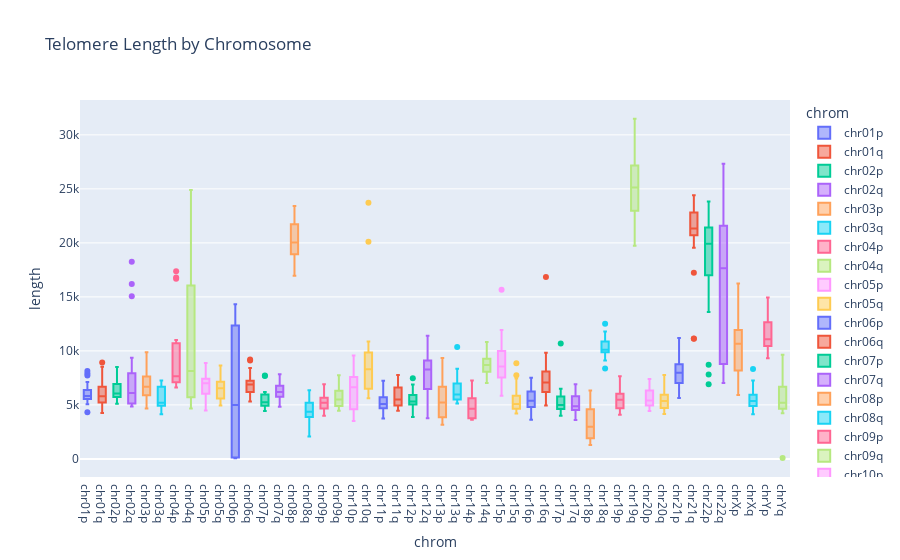

Write notebook code for a chart like this one.
### Code cell
fig = px.box(masterdf.sort_values('chrom'), x='chrom', y='length',color ='chrom', title = 'Telomere Length by Chromosome')
fig.show()

### Figure 1 — Plotly figure (JSON) as saved in the notebook; plotly's stock layout.template omitted (floating-point values rounded to 4 significant figures)
{"data": [{"alignmentgroup": "True", "hovertemplate": "chrom=%{x}<br>length=%{y}<extra></extra>", "legendgroup": "chr01p", "marker": {"color": "#636efa"}, "name": "chr01p", "notched": false, "offsetgroup": "chr01p", "orientation": "v", "showlegend": true, "type": "box", "x": ["chr01p", "chr01p", "chr01p", "chr01p", "chr01p", "chr01p", "chr01p", "chr01p", "chr01p", "chr01p", "chr01p", "chr01p", "chr01p", "chr01p", "chr01p", "chr01p", "chr01p", "chr01p", "chr01p", "chr01p"], "x0": " ", "xaxis": "x", "y": [7723, 5189, 5718, 6102.0, 5816.0, 5818, 5855, 5556, 6426, 7898.0, 4310.0, 5154, 6049, 5646, 5064, 5553, 8140.0, 5819, 7125, 6333], "y0": " ", "yaxis": "y"}, {"alignmentgroup": "True", "hovertemplate": "chrom=%{x}<br>length=%{y}<extra></extra>", "legendgroup": "chr01q", "marker": {"color": "#EF553B"}, "name": "chr01q", "notched": false, "offsetgroup": "chr01q", "orientation": "v", "showlegend": true, "type": "box", "x": ["chr01q", "chr01q", "chr01q", "chr01q", "chr01q", "chr01q", "chr01q", "chr01q", "chr01q", "chr01q", "chr01q", "chr01q", "chr01q", "chr01q", "chr01q", "chr01q", "chr01q", "chr01q", "chr01q", "chr01q"], "x0": " ", "xaxis": "x", "y": [4261, 5865, 5780.0, 5262, 8536.0, 8914.0, 6649, 4759, 5204, 5612, 5755, 7996, 5835, 4240, 7932, 5907, 6400, 6721, 5652, 4709], "y0": " ", "yaxis": "y"}, {"alignmentgroup": "True", "hovertemplate": "chrom=%{x}<br>length=%{y}<extra></extra>", "legendgroup": "chr02p", "marker": {"color": "#00cc96"}, "name": "chr02p", "notched": false, "offsetgroup": "chr02p", "orientation": "v", "showlegend": true, "type": "box", "x": ["chr02p", "chr02p", "chr02p", "chr02p", "chr02p", "chr02p", "chr02p", "chr02p", "chr02p", "chr02p", "chr02p", "chr02p", "chr02p", "chr02p", "chr02p", "chr02p", "chr02p", "chr02p", "chr02p", "chr02p"], "x0": " ", "xaxis": "x", "y": [6326, 7547, 6133, 6199, 6100.0, 5521, 6287, 5110, 5784.0, 6004.0, 5962.0, 5699, 8352, 5842, 5974, 5698, 8507, 7646.0, 5411, 7858.0], "y0": " ", "yaxis": "y"}, {"alignmentgroup": "True", "hovertemplate": "chrom=%{x}<br>length=%{y}<extra></extra>", "legendgroup": "chr02q", "marker": {"color": "#ab63fa"}, "name": "chr02q", "notched": false, "offsetgroup": "chr02q", "orientation": "v", "showlegend": true, "type": "box", "x": ["chr02q", "chr02q", "chr02q", "chr02q", "chr02q", "chr02q", "chr02q", "chr02q", "chr02q", "chr02q", "chr02q", "chr02q", "chr02q", "chr02q", "chr02q", "chr02q", "chr02q", "chr02q", "chr02q", "chr02q"], "x0": " ", "xaxis": "x", "y": [4964, 5063, 5054, 6766, 5747, 6864, 6469, 5192.0, 5460, 5342, 7665, 18246, 16198, 6810.0, 8218, 15050.0, 9374, 4851, 5292, 4924.0], "y0": " ", "yaxis": "y"}, {"alignmentgroup": "True", "hovertemplate": "chrom=%{x}<br>length=%{y}<extra></extra>", "legendgroup": "chr03p", "marker": {"color": "#FFA15A"}, "name": "chr03p", "notched": false, "offsetgroup": "chr03p", "orientation": "v", "showlegend": true, "type": "box", "x": ["chr03p", "chr03p", "chr03p", "chr03p", "chr03p", "chr03p", "chr03p", "chr03p", "chr03p", "chr03p", "chr03p", "chr03p", "chr03p", "chr03p", "chr03p", "chr03p", "chr03p", "chr03p", "chr03p", "chr03p"], "x0": " ", "xaxis": "x", "y": [6902.0, 5211, 7273, 6391, 7010.0, 6188.0, 7082.0, 6070, 8657, 8694.0, 5386.0, 5968, 7974.0, 9864, 5837, 9040, 7026.0, 6464.0, 4678, 4842], "y0": " ", "yaxis": "y"}, {"alignmentgroup": "True", "hovertemplate": "chrom=%{x}<br>length=%{y}<extra></extra>", "legendgroup": "chr03q", "marker": {"color": "#19d3f3"}, "name": "chr03q", "notched": false, "offsetgroup": "chr03q", "orientation": "v", "showlegend": true, "type": "box", "x": ["chr03q", "chr03q", "chr03q", "chr03q", "chr03q", "chr03q", "chr03q", "chr03q", "chr03q", "chr03q", "chr03q", "chr03q", "chr03q", "chr03q", "chr03q", "chr03q", "chr03q", "chr03q", "chr03q", "chr03q"], "x0": " ", "xaxis": "x", "y": [5232.0, 6642.0, 4818, 4979, 5426, 5159, 4961, 4132, 4914, 6888.0, 6884, 4584, 4909, 5307, 6857, 5281, 6738, 4869, 7264, 5027], "y0": " ", "yaxis": "y"}, {"alignmentgroup": "True", "hovertemplate": "chrom=%{x}<br>length=%{y}<extra></extra>", "legendgroup": "chr04p", "marker": {"color": "#FF6692"}, "name": "chr04p", "notched": false, "offsetgroup": "chr04p", "orientation": "v", "showlegend": true, "type": "box", "x": ["chr04p", "chr04p", "chr04p", "chr04p", "chr04p", "chr04p", "chr04p", "chr04p", "chr04p", "chr04p", "chr04p", "chr04p", "chr04p", "chr04p", "chr04p", "chr04p", "chr04p", "chr04p", "chr04p", "chr04p"], "x0": " ", "xaxis": "x", "y": [17370.0, 7698.0, 8734, 10629, 7086, 6645, 16792, 7111, 10514, 6609, 16680.0, 8877, 6837, 7522, 11020, 6676.0, 7621, 10767, 7312, 7463], "y0": " ", "yaxis": "y"}, {"alignmentgroup": "True", "hovertemplate": "chrom=%{x}<br>length=%{y}<extra></extra>", "legendgroup": "chr04q", "marker": {"color": "#B6E880"}, "name": "chr04q", "notched": false, "offsetgroup": "chr04q", "orientation": "v", "showlegend": true, "type": "box", "x": ["chr04q", "chr04q", "chr04q", "chr04q", "chr04q", "chr04q", "chr04q", "chr04q", "chr04q", "chr04q", "chr04q", "chr04q", "chr04q", "chr04q", "chr04q", "chr04q", "chr04q", "chr04q", "chr04q", "chr04q"], "x0": " ", "xaxis": "x", "y": [10091, 6947, 5656, 6964, 16552, 24890.0, 19605, 15570.0, 5343, 14680.0, 4676.0, 8264, 5206, 5330, 23650.0, 10259, 6198.0, 17149, 7990, 5750.0], "y0": " ", "yaxis": "y"}, {"alignmentgroup": "True", "hovertemplate": "chrom=%{x}<br>length=%{y}<extra></extra>", "legendgroup": "chr05p", "marker": {"color": "#FF97FF"}, "name": "chr05p", "notched": false, "offsetgroup": "chr05p", "orientation": "v", "showlegend": true, "type": "box", "x": ["chr05p", "chr05p", "chr05p", "chr05p", "chr05p", "chr05p", "chr05p", "chr05p", "chr05p", "chr05p", "chr05p", "chr05p", "chr05p", "chr05p", "chr05p", "chr05p", "chr05p", "chr05p", "chr05p", "chr05p"], "x0": " ", "xaxis": "x", "y": [4740.0, 7136.0, 5710, 6277, 7197, 7810, 6075, 4474, 8122, 7181, 5985, 6658.0, 7649, 7980, 6870, 7185, 8883, 6107, 5936.0, 7166], "y0": " ", "yaxis": "y"}, {"alignmentgroup": "True", "hovertemplate": "chrom=%{x}<br>length=%{y}<extra></extra>", "legendgroup": "chr05q", "marker": {"color": "#FECB52"}, "name": "chr05q", "notched": false, "offsetgroup": "chr05q", "orientation": "v", "showlegend": true, "type": "box", "x": ["chr05q", "chr05q", "chr05q", "chr05q", "chr05q", "chr05q", "chr05q", "chr05q", "chr05q", "chr05q", "chr05q", "chr05q", "chr05q", "chr05q", "chr05q", "chr05q", "chr05q", "chr05q", "chr05q", "chr05q"], "x0": " ", "xaxis": "x", "y": [5482, 5676, 6173, 7368, 8284, 7930, 6990, 5526.0, 4947, 7150.0, 5948, 7119, 5259, 8655, 6552, 6611, 6227, 5477, 6525, 7080], "y0": " ", "yaxis": "y"}, {"alignmentgroup": "True", "hovertemplate": "chrom=%{x}<br>length=%{y}<extra></extra>", "legendgroup": "chr06p", "marker": {"color": "#636efa"}, "name": "chr06p", "notched": false, "offsetgroup": "chr06p", "orientation": "v", "showlegend": true, "type": "box", "x": ["chr06p", "chr06p", "chr06p", "chr06p", "chr06p", "chr06p", "chr06p"], "x0": " ", "xaxis": "x", "y": [119, 13583, 120, 14321, 70, 8651, 4982.0], "y0": " ", "yaxis": "y"}, {"alignmentgroup": "True", "hovertemplate": "chrom=%{x}<br>length=%{y}<extra></extra>", "legendgroup": "chr06q", "marker": {"color": "#EF553B"}, "name": "chr06q", "notched": false, "offsetgroup": "chr06q", "orientation": "v", "showlegend": true, "type": "box", "x": ["chr06q", "chr06q", "chr06q", "chr06q", "chr06q", "chr06q", "chr06q", "chr06q", "chr06q", "chr06q", "chr06q", "chr06q", "chr06q", "chr06q", "chr06q", "chr06q", "chr06q", "chr06q", "chr06q", "chr06q"], "x0": " ", "xaxis": "x", "y": [6549, 5304.0, 6782.0, 6245, 6602, 7183, 7288.0, 7471, 9115, 7000, 5932, 8421, 5776.0, 6992, 9202.0, 6976, 6134.0, 5701, 7086, 6282], "y0": " ", "yaxis": "y"}, {"alignmentgroup": "True", "hovertemplate": "chrom=%{x}<br>length=%{y}<extra></extra>", "legendgroup": "chr07p", "marker": {"color": "#00cc96"}, "name": "chr07p", "notched": false, "offsetgroup": "chr07p", "orientation": "v", "showlegend": true, "type": "box", "x": ["chr07p", "chr07p", "chr07p", "chr07p", "chr07p", "chr07p", "chr07p", "chr07p", "chr07p", "chr07p", "chr07p", "chr07p", "chr07p", "chr07p", "chr07p", "chr07p", "chr07p", "chr07p", "chr07p", "chr07p"], "x0": " ", "xaxis": "x", "y": [5723, 6024, 4866, 5018, 4443, 5296, 6016, 5856, 5198, 5079, 4942, 4919, 5053, 7687, 5918, 7711, 6201, 5702, 4719, 4507], "y0": " ", "yaxis": "y"}, {"alignmentgroup": "True", "hovertemplate": "chrom=%{x}<br>length=%{y}<extra></extra>", "legendgroup": "chr07q", "marker": {"color": "#ab63fa"}, "name": "chr07q", "notched": false, "offsetgroup": "chr07q", "orientation": "v", "showlegend": true, "type": "box", "x": ["chr07q", "chr07q", "chr07q", "chr07q", "chr07q", "chr07q", "chr07q", "chr07q", "chr07q", "chr07q", "chr07q", "chr07q", "chr07q", "chr07q", "chr07q", "chr07q", "chr07q", "chr07q", "chr07q", "chr07q"], "x0": " ", "xaxis": "x", "y": [6990.0, 7624, 4824.0, 6724, 6173, 5850.0, 5862, 6206.0, 5168, 5933, 4984.0, 6659, 6872.0, 5680.0, 5145, 6809, 6443, 7837, 6722, 6138.0], "y0": " ", "yaxis": "y"}, {"alignmentgroup": "True", "hovertemplate": "chrom=%{x}<br>length=%{y}<extra></extra>", "legendgroup": "chr08p", "marker": {"color": "#FFA15A"}, "name": "chr08p", "notched": false, "offsetgroup": "chr08p", "orientation": "v", "showlegend": true, "type": "box", "x": ["chr08p", "chr08p", "chr08p", "chr08p", "chr08p", "chr08p", "chr08p", "chr08p", "chr08p", "chr08p", "chr08p", "chr08p", "chr08p", "chr08p", "chr08p", "chr08p"], "x0": " ", "xaxis": "x", "y": [20143, 20206, 21998, 23403, 21686, 19910.0, 18044, 20381, 16960.0, 19655, 19070.0, 19934, 22626, 18456, 18843, 21780.0], "y0": " ", "yaxis": "y"}, {"alignmentgroup": "True", "hovertemplate": "chrom=%{x}<br>length=%{y}<extra></extra>", "legendgroup": "chr08q", "marker": {"color": "#19d3f3"}, "name": "chr08q", "notched": false, "offsetgroup": "chr08q", "orientation": "v", "showlegend": true, "type": "box", "x": ["chr08q", "chr08q", "chr08q", "chr08q", "chr08q", "chr08q", "chr08q", "chr08q", "chr08q", "chr08q", "chr08q", "chr08q"], "x0": " ", "xaxis": "x", "y": [3998, 5336.0, 4928, 2080, 3936, 3848, 6364.0, 3899, 5544, 4748, 2195, 5055], "y0": " ", "yaxis": "y"}, {"alignmentgroup": "True", "hovertemplate": "chrom=%{x}<br>length=%{y}<extra></extra>", "legendgroup": "chr09p", "marker": {"color": "#FF6692"}, "name": "chr09p", "notched": false, "offsetgroup": "chr09p", "orientation": "v", "showlegend": true, "type": "box", "x": ["chr09p", "chr09p", "chr09p", "chr09p", "chr09p", "chr09p", "chr09p", "chr09p", "chr09p", "chr09p", "chr09p", "chr09p", "chr09p", "chr09p", "chr09p", "chr09p", "chr09p", "chr09p", "chr09p", "chr09p"], "x0": " ", "xaxis": "x", "y": [4085, 5758.0, 5938.0, 5264.0, 5480, 5299, 4635, 5465, 5151, 4946.0, 4071, 5136.0, 6632.0, 4677, 5067, 5577, 6916, 3997, 4675, 6816.0], "y0": " ", "yaxis": "y"}, {"alignmentgroup": "True", "hovertemplate": "chrom=%{x}<br>length=%{y}<extra></extra>", "legendgroup": "chr09q", "marker": {"color": "#B6E880"}, "name": "chr09q", "notched": false, "offsetgroup": "chr09q", "orientation": "v", "showlegend": true, "type": "box", "x": ["chr09q", "chr09q", "chr09q", "chr09q", "chr09q", "chr09q", "chr09q", "chr09q", "chr09q", "chr09q", "chr09q", "chr09q", "chr09q", "chr09q", "chr09q", "chr09q", "chr09q", "chr09q", "chr09q", "chr09q"], "x0": " ", "xaxis": "x", "y": [6589, 5472, 4615, 5787, 7039, 5372, 6314, 6253, 5054.0, 4456, 7040, 7734, 4807, 4993, 4810.0, 4738, 6294.0, 5627, 5202.0, 5544.0], "y0": " ", "yaxis": "y"}, {"alignmentgroup": "True", "hovertemplate": "chrom=%{x}<br>length=%{y}<extra></extra>", "legendgroup": "chr10p", "marker": {"color": "#FF97FF"}, "name": "chr10p", "notched": false, "offsetgroup": "chr10p", "orientation": "v", "showlegend": true, "type": "box", "x": ["chr10p", "chr10p", "chr10p", "chr10p", "chr10p", "chr10p", "chr10p", "chr10p", "chr10p", "chr10p", "chr10p", "chr10p", "chr10p", "chr10p", "chr10p", "chr10p", "chr10p", "chr10p", "chr10p", "chr10p"], "x0": " ", "xaxis": "x", "y": [4250.0, 4694.0, 9573, 6497, 6927, 6706.0, 8199, 3650, 3503, 3728, 8443, 4818, 6628, 7745, 7436.0, 6636, 7268.0, 4549, 4661, 8383], "y0": " ", "yaxis": "y"}, {"alignmentgroup": "True", "hovertemplate": "chrom=%{x}<br>length=%{y}<extra></extra>", "legendgroup": "chr10q", "marker": {"color": "#FECB52"}, "name": "chr10q", "notched": false, "offsetgroup": "chr10q", "orientation": "v", "showlegend": true, "type": "box", "x": ["chr10q", "chr10q", "chr10q", "chr10q", "chr10q", "chr10q", "chr10q", "chr10q", "chr10q", "chr10q", "chr10q", "chr10q", "chr10q", "chr10q", "chr10q", "chr10q", "chr10q", "chr10q", "chr10q", "chr10q"], "x0": " ", "xaxis": "x", "y": [9225, 6531, 5901, 5625, 9942, 6448, 9944.0, 6488.0, 9763, 8589, 8015, 23712, 20116, 8630, 7773, 6087, 10861, 9114.0, 7616.0, 6519], "y0": " ", "yaxis": "y"}, {"alignmentgroup": "True", "hovertemplate": "chrom=%{x}<br>length=%{y}<extra></extra>", "legendgroup": "chr11p", "marker": {"color": "#636efa"}, "name": "chr11p", "notched": false, "offsetgroup": "chr11p", "orientation": "v", "showlegend": true, "type": "box", "x": ["chr11p", "chr11p", "chr11p", "chr11p", "chr11p", "chr11p", "chr11p", "chr11p", "chr11p", "chr11p", "chr11p", "chr11p", "chr11p", "chr11p", "chr11p", "chr11p", "chr11p", "chr11p", "chr11p", "chr11p"], "x0": " ", "xaxis": "x", "y": [5607, 4658.0, 5144.0, 6724.0, 5801, 5012, 7238, 4479, 4720.0, 5172, 4598, 5632.0, 5226.0, 4306, 7054, 6479, 3735, 4947, 4797, 4934], "y0": " ", "yaxis": "y"}, {"alignmentgroup": "True", "hovertemplate": "chrom=%{x}<br>length=%{y}<extra></extra>", "legendgroup": "chr11q", "marker": {"color": "#EF553B"}, "name": "chr11q", "notched": false, "offsetgroup": "chr11q", "orientation": "v", "showlegend": true, "type": "box", "x": ["chr11q", "chr11q", "chr11q", "chr11q", "chr11q", "chr11q", "chr11q", "chr11q", "chr11q", "chr11q", "chr11q", "chr11q", "chr11q", "chr11q", "chr11q", "chr11q", "chr11q", "chr11q", "chr11q", "chr11q"], "x0": " ", "xaxis": "x", "y": [7701, 4810, 4877, 5458.0, 5457, 4781, 4450, 7227, 5546, 4946, 7767, 7748, 7178, 6064, 5689, 4962, 5922, 5664, 5380.0, 5224], "y0": " ", "yaxis": "y"}, {"alignmentgroup": "True", "hovertemplate": "chrom=%{x}<br>length=%{y}<extra></extra>", "legendgroup": "chr12p", "marker": {"color": "#00cc96"}, "name": "chr12p", "notched": false, "offsetgroup": "chr12p", "orientation": "v", "showlegend": true, "type": "box", "x": ["chr12p", "chr12p", "chr12p", "chr12p", "chr12p", "chr12p", "chr12p", "chr12p", "chr12p", "chr12p", "chr12p", "chr12p", "chr12p", "chr12p", "chr12p", "chr12p", "chr12p", "chr12p", "chr12p", "chr12p"], "x0": " ", "xaxis": "x", "y": [5327, 4219, 6107, 5086, 5737, 4046, 5472.0, 5852, 5311, 5576.0, 6442.0, 7475, 5239, 5197, 3890, 4332.0, 5034.0, 5991, 6888.0, 5053], "y0": " ", "yaxis": "y"}, {"alignmentgroup": "True", "hovertemplate": "chrom=%{x}<br>length=%{y}<extra></extra>", "legendgroup": "chr12q", "marker": {"color": "#ab63fa"}, "name": "chr12q", "notched": false, "offsetgroup": "chr12q", "orientation": "v", "showlegend": true, "type": "box", "x": ["chr12q", "chr12q", "chr12q", "chr12q", "chr12q", "chr12q", "chr12q", "chr12q", "chr12q", "chr12q", "chr12q", "chr12q", "chr12q", "chr12q", "chr12q", "chr12q", "chr12q", "chr12q", "chr12q", "chr12q"], "x0": " ", "xaxis": "x", "y": [11408, 9102, 3759, 7887, 6703, 9503, 6753, 5558, 10071, 8168, 8568.0, 8410.0, 8408, 8694, 9122, 5840, 5189, 6581, 9264, 6352.0], "y0": " ", "yaxis": "y"}, {"alignmentgroup": "True", "hovertemplate": "chrom=%{x}<br>length=%{y}<extra></extra>", "legendgroup": "chr13p", "marker": {"color": "#FFA15A"}, "name": "chr13p", "notched": false, "offsetgroup": "chr13p", "orientation": "v", "showlegend": true, "type": "box", "x": ["chr13p", "chr13p", "chr13p", "chr13p", "chr13p", "chr13p", "chr13p", "chr13p", "chr13p", "chr13p", "chr13p"], "x0": " ", "xaxis": "x", "y": [7491, 5176.0, 3864, 6257, 6772.0, 5216, 3872, 3156.0, 3431, 6375, 9339], "y0": " ", "yaxis": "y"}, {"alignmentgroup": "True", "hovertemplate": "chrom=%{x}<br>length=%{y}<extra></extra>", "legendgroup": "chr13q", "marker": {"color": "#19d3f3"}, "name": "chr13q", "notched": false, "offsetgroup": "chr13q", "orientation": "v", "showlegend": true, "type": "box", "x": ["chr13q", "chr13q", "chr13q", "chr13q", "chr13q", "chr13q", "chr13q", "chr13q", "chr13q", "chr13q", "chr13q", "chr13q", "chr13q", "chr13q", "chr13q", "chr13q", "chr13q", "chr13q", "chr13q", "chr13q"], "x0": " ", "xaxis": "x", "y": [7056, 6018, 5282.0, 10365, 6926.0, 5822.0, 7997, 5119, 6227, 5480, 5892, 7835, 6207, 5278, 5551, 8340, 5515, 5165, 5733, 6491], "y0": " ", "yaxis": "y"}, {"alignmentgroup": "True", "hovertemplate": "chrom=%{x}<br>length=%{y}<extra></extra>", "legendgroup": "chr14p", "marker": {"color": "#FF6692"}, "name": "chr14p", "notched": false, "offsetgroup": "chr14p", "orientation": "v", "showlegend": true, "type": "box", "x": ["chr14p", "chr14p", "chr14p", "chr14p", "chr14p", "chr14p"], "x0": " ", "xaxis": "x", "y": [4470, 3630, 7255, 4806, 5623, 3762], "y0": " ", "yaxis": "y"}, {"alignmentgroup": "True", "hovertemplate": "chrom=%{x}<br>length=%{y}<extra></extra>", "legendgroup": "chr14q", "marker": {"color": "#B6E880"}, "name": "chr14q", "notched": false, "offsetgroup": "chr14q", "orientation": "v", "showlegend": true, "type": "box", "x": ["chr14q", "chr14q", "chr14q", "chr14q", "chr14q", "chr14q", "chr14q", "chr14q", "chr14q", "chr14q", "chr14q", "chr14q", "chr14q", "chr14q", "chr14q", "chr14q", "chr14q", "chr14q", "chr14q", "chr14q"], "x0": " ", "xaxis": "x", "y": [10070, 7017, 8181, 7918.0, 10337, 9291, 7972.0, 8693, 8457, 8225, 8901, 7592.0, 9218.0, 8684.0, 8825, 9874.0, 10827, 7622, 9253, 8201], "y0": " ", "yaxis": "y"}, {"alignmentgroup": "True", "hovertemplate": "chrom=%{x}<br>length=%{y}<extra></extra>", "legendgroup": "chr15p", "marker": {"color": "#FF97FF"}, "name": "chr15p", "notched": false, "offsetgroup": "chr15p", "orientation": "v", "showlegend": true, "type": "box", "x": ["chr15p", "chr15p", "chr15p", "chr15p", "chr15p", "chr15p", "chr15p", "chr15p", "chr15p", "chr15p", "chr15p", "chr15p", "chr15p", "chr15p", "chr15p", "chr15p", "chr15p", "chr15p", "chr15p", "chr15p"], "x0": " ", "xaxis": "x", "y": [9495, 9183, 5842.0, 8345, 6603, 10500.0, 7425, 7828, 11170.0, 8782, 9431, 15670.0, 7128.0, 7912.0, 6911, 9242, 11480.0, 11945, 7657, 7748.0], "y0": " ", "yaxis": "y"}, {"alignmentgroup": "True", "hovertemplate": "chrom=%{x}<br>length=%{y}<extra></extra>", "legendgroup": "chr15q", "marker": {"color": "#FECB52"}, "name": "chr15q", "notched": false, "offsetgroup": "chr15q", "orientation": "v", "showlegend": true, "type": "box", "x": ["chr15q", "chr15q", "chr15q", "chr15q", "chr15q", "chr15q", "chr15q", "chr15q", "chr15q", "chr15q", "chr15q", "chr15q", "chr15q", "chr15q", "chr15q", "chr15q", "chr15q", "chr15q", "chr15q", "chr15q"], "x0": " ", "xaxis": "x", "y": [4440, 5814.0, 4401, 5200.0, 5098, 4774, 6775, 4772, 4208.0, 4727, 5058, 4554.0, 7436, 5811, 5598, 5890.0, 4396.0, 8847, 7736, 4909], "y0": " ", "yaxis": "y"}, {"alignmentgroup": "True", "hovertemplate": "chrom=%{x}<br>length=%{y}<extra></extra>", "legendgroup": "chr16p", "marker": {"color": "#636efa"}, "name": "chr16p", "notched": false, "offsetgroup": "chr16p", "orientation": "v", "showlegend": true, "type": "box", "x": ["chr16p", "chr16p", "chr16p", "chr16p", "chr16p", "chr16p", "chr16p", "chr16p", "chr16p", "chr16p", "chr16p", "chr16p", "chr16p", "chr16p", "chr16p", "chr16p", "chr16p", "chr16p", "chr16p", "chr16p"], "x0": " ", "xaxis": "x", "y": [6502.0, 5984, 5182, 4715, 5460, 7217, 4452, 4904, 6646.0, 5248.0, 5620.0, 5767, 4630, 5296.0, 4609, 7353, 7522, 4878, 3623, 5743], "y0": " ", "yaxis": "y"}, {"alignmentgroup": "True", "hovertemplate": "chrom=%{x}<br>length=%{y}<extra></extra>", "legendgroup": "chr16q", "marker": {"color": "#EF553B"}, "name": "chr16q", "notched": false, "offsetgroup": "chr16q", "orientation": "v", "showlegend": true, "type": "box", "x": ["chr16q", "chr16q", "chr16q", "chr16q", "chr16q", "chr16q", "chr16q", "chr16q", "chr16q", "chr16q", "chr16q", "chr16q", "chr16q", "chr16q", "chr16q", "chr16q", "chr16q", "chr16q", "chr16q", "chr16q"], "x0": " ", "xaxis": "x", "y": [5401, 6059, 6823, 8144.0, 6408, 5799, 9827, 4956.0, 7229, 8086, 8518.0, 5914, 6924.0, 7655, 16847, 8101, 7744, 6338.0, 7718, 6454], "y0": " ", "yaxis": "y"}, {"alignmentgroup": "True", "hovertemplate": "chrom=%{x}<br>length=%{y}<extra></extra>", "legendgroup": "chr17p", "marker": {"color": "#00cc96"}, "name": "chr17p", "notched": false, "offsetgroup": "chr17p", "orientation": "v", "showlegend": true, "type": "box", "x": ["chr17p", "chr17p", "chr17p", "chr17p", "chr17p", "chr17p", "chr17p", "chr17p", "chr17p", "chr17p", "chr17p", "chr17p", "chr17p", "chr17p", "chr17p", "chr17p", "chr17p", "chr17p"], "x0": " ", "xaxis": "x", "y": [5500.0, 4161, 4490, 4664, 10682, 5014.0, 4769, 6193, 6486, 5159, 4006.0, 5436.0, 4970.0, 5789, 4626.0, 6226.0, 4616.0, 4306.0], "y0": " ", "yaxis": "y"}, {"alignmentgroup": "True", "hovertemplate": "chrom=%{x}<br>length=%{y}<extra></extra>", "legendgroup": "chr17q", "marker": {"color": "#ab63fa"}, "name": "chr17q", "notched": false, "offsetgroup": "chr17q", "orientation": "v", "showlegend": true, "type": "box", "x": ["chr17q", "chr17q", "chr17q", "chr17q", "chr17q", "chr17q", "chr17q", "chr17q", "chr17q", "chr17q", "chr17q", "chr17q", "chr17q", "chr17q", "chr17q", "chr17q", "chr17q", "chr17q", "chr17q", "chr17q"], "x0": " ", "xaxis": "x", "y": [5172.0, 5680.0, 6738.0, 3591, 4496, 5914.0, 4463, 4517, 4641, 5140.0, 4152, 4874, 4518, 5965, 4633, 5376, 4645, 6374.0, 4896, 6918], "y0": " ", "yaxis": "y"}, {"alignmentgroup": "True", "hovertemplate": "chrom=%{x}<br>length=%{y}<extra></extra>", "legendgroup": "chr18p", "marker": {"color": "#FFA15A"}, "name": "chr18p", "notched": false, "offsetgroup": "chr18p", "orientation": "v", "showlegend": true, "type": "box", "x": ["chr18p", "chr18p", "chr18p", "chr18p", "chr18p", "chr18p", "chr18p", "chr18p", "chr18p", "chr18p", "chr18p", "chr18p", "chr18p", "chr18p", "chr18p", "chr18p", "chr18p", "chr18p", "chr18p", "chr18p"], "x0": " ", "xaxis": "x", "y": [3602.0, 1284, 3058, 4472, 6343, 1917, 5916.0, 2096.0, 2399, 5012, 1721, 4519, 1864, 4300, 2008.0, 1537, 1905, 2896.0, 4676, 5084.0], "y0": " ", "yaxis": "y"}, {"alignmentgroup": "True", "hovertemplate": "chrom=%{x}<br>length=%{y}<extra></extra>", "legendgroup": "chr18q", "marker": {"color": "#19d3f3"}, "name": "chr18q", "notched": false, "offsetgroup": "chr18q", "orientation": "v", "showlegend": true, "type": "box", "x": ["chr18q", "chr18q", "chr18q", "chr18q", "chr18q", "chr18q", "chr18q", "chr18q", "chr18q", "chr18q", "chr18q", "chr18q", "chr18q", "chr18q", "chr18q", "chr18q", "chr18q", "chr18q", "chr18q", "chr18q"], "x0": " ", "xaxis": "x", "y": [9386.0, 10429, 9349, 11028, 10338, 12521, 11180.0, 11784, 9916, 9921, 11421, 8363, 9933, 9833, 10313, 9909, 9120, 10170.0, 10057, 10719], "y0": " ", "yaxis": "y"}, {"alignmentgroup": "True", "hovertemplate": "chrom=%{x}<br>length=%{y}<extra></extra>", "legendgroup": "chr19p", "marker": {"color": "#FF6692"}, "name": "chr19p", "notched": false, "offsetgroup": "chr19p", "orientation": "v", "showlegend": true, "type": "box", "x": ["chr19p", "chr19p", "chr19p", "chr19p", "chr19p", "chr19p", "chr19p", "chr19p", "chr19p", "chr19p", "chr19p", "chr19p", "chr19p", "chr19p", "chr19p", "chr19p", "chr19p", "chr19p", "chr19p", "chr19p"], "x0": " ", "xaxis": "x", "y": [4223, 4461, 5551, 4094, 6270, 5854, 5386.0, 4979, 4442, 5934.0, 5847, 5595, 6164.0, 4262, 7644, 5378, 4937, 6116, 5284.0, 6158], "y0": " ", "yaxis": "y"}, {"alignmentgroup": "True", "hovertemplate": "chrom=%{x}<br>length=%{y}<extra></extra>", "legendgroup": "chr19q", "marker": {"color": "#B6E880"}, "name": "chr19q", "notched": false, "offsetgroup": "chr19q", "orientation": "v", "showlegend": true, "type": "box", "x": ["chr19q", "chr19q", "chr19q", "chr19q", "chr19q", "chr19q", "chr19q", "chr19q", "chr19q", "chr19q", "chr19q", "chr19q", "chr19q", "chr19q", "chr19q", "chr19q", "chr19q", "chr19q", "chr19q", "chr19q"], "x0": " ", "xaxis": "x", "y": [25759, 29048, 24528, 31483, 23097, 19740.0, 22393, 22850.0, 29574, 23872, 20354, 24421, 22530.0, 25330, 25020, 27651, 27740, 26660.0, 25605, 25230.0], "y0": " ", "yaxis": "y"}, {"alignmentgroup": "True", "hovertemplate": "chrom=%{x}<br>length=%{y}<extra></extra>", "legendgroup": "chr20p", "marker": {"color": "#FF97FF"}, "name": "chr20p", "notched": false, "offsetgroup": "chr20p", "orientation": "v", "showlegend": true, "type": "box", "x": ["chr20p", "chr20p", "chr20p", "chr20p", "chr20p", "chr20p", "chr20p", "chr20p", "chr20p", "chr20p", "chr20p", "chr20p", "chr20p", "chr20p", "chr20p", "chr20p", "chr20p", "chr20p", "chr20p", "chr20p"], "x0": " ", "xaxis": "x", "y": [6438.0, 6401, 7400.0, 5176.0, 5500.0, 4740.0, 4749, 4861, 6431, 7119, 5076, 5006.0, 4439, 5422.0, 5500.0, 6235, 4788, 5174, 6251, 5415], "y0": " ", "yaxis": "y"}, {"alignmentgroup": "True", "hovertemplate": "chrom=%{x}<br>length=%{y}<extra></extra>", "legendgroup": "chr20q", "marker": {"color": "#FECB52"}, "name": "chr20q", "notched": false, "offsetgroup": "chr20q", "orientation": "v", "showlegend": true, "type": "box", "x": ["chr20q", "chr20q", "chr20q", "chr20q", "chr20q", "chr20q", "chr20q", "chr20q", "chr20q", "chr20q", "chr20q", "chr20q", "chr20q", "chr20q", "chr20q", "chr20q", "chr20q", "chr20q", "chr20q", "chr20q"], "x0": " ", "xaxis": "x", "y": [4169, 5928.0, 5452.0, 6304.0, 4717, 4196, 5504, 6136, 4997, 5374, 4726, 4841, 7768, 5956.0, 4574, 5250, 7134, 5342, 4596, 5524], "y0": " ", "yaxis": "y"}, {"alignmentgroup": "True", "hovertemplate": "chrom=%{x}<br>length=%{y}<extra></extra>", "legendgroup": "chr21p", "marker": {"color": "#636efa"}, "name": "chr21p", "notched": false, "offsetgroup": "chr21p", "orientation": "v", "showlegend": true, "type": "box", "x": ["chr21p", "chr21p", "chr21p", "chr21p", "chr21p", "chr21p", "chr21p", "chr21p", "chr21p", "chr21p", "chr21p", "chr21p", "chr21p", "chr21p", "chr21p", "chr21p", "chr21p", "chr21p", "chr21p", "chr21p"], "x0": " ", "xaxis": "x", "y": [7402.0, 7142, 6298, 9211, 8710, 8117, 8963, 6504.0, 7693, 8026.0, 6800, 8548, 5632.0, 6924, 8428, 8807, 11188, 7624.0, 7941, 9366], "y0": " ", "yaxis": "y"}, {"alignmentgroup": "True", "hovertemplate": "chrom=%{x}<br>length=%{y}<extra></extra>", "legendgroup": "chr21q", "marker": {"color": "#EF553B"}, "name": "chr21q", "notched": false, "offsetgroup": "chr21q", "orientation": "v", "showlegend": true, "type": "box", "x": ["chr21q", "chr21q", "chr21q", "chr21q", "chr21q", "chr21q", "chr21q", "chr21q", "chr21q", "chr21q", "chr21q", "chr21q", "chr21q", "chr21q", "chr21q", "chr21q", "chr21q", "chr21q", "chr21q", "chr21q"], "x0": " ", "xaxis": "x", "y": [17246, 22016, 11141, 23309, 22940.0, 21250.0, 24409, 24367, 21210.0, 11115, 22704, 21339, 21327, 24022, 19555, 20548, 21242, 22330, 21690, 20856], "y0": " ", "yaxis": "y"}, {"alignmentgroup": "True", "hovertemplate": "chrom=%{x}<br>length=%{y}<extra></extra>", "legendgroup": "chr22p", "marker": {"color": "#00cc96"}, "name": "chr22p", "notched": false, "offsetgroup": "chr22p", "orientation": "v", "showlegend": true, "type": "box", "x": ["chr22p", "chr22p", "chr22p", "chr22p", "chr22p", "chr22p", "chr22p", "chr22p", "chr22p", "chr22p", "chr22p", "chr22p", "chr22p", "chr22p", "chr22p", "chr22p", "chr22p", "chr22p", "chr22p", "chr22p"], "x0": " ", "xaxis": "x", "y": [19362, 13590.0, 21120.0, 20194, 8710.0, 17930.0, 7822.0, 21710.0, 16080.0, 6915, 19653, 20194, 23840.0, 20013, 20940.0, 22748, 22899, 19257, 19847, 22880.0], "y0": " ", "yaxis": "y"}, {"alignmentgroup": "True", "hovertemplate": "chrom=%{x}<br>length=%{y}<extra></extra>", "legendgroup": "chr22q", "marker": {"color": "#ab63fa"}, "name": "chr22q", "notched": false, "offsetgroup": "chr22q", "orientation": "v", "showlegend": true, "type": "box", "x": ["chr22q", "chr22q", "chr22q", "chr22q", "chr22q", "chr22q", "chr22q", "chr22q", "chr22q", "chr22q", "chr22q", "chr22q", "chr22q", "chr22q", "chr22q", "chr22q", "chr22q", "chr22q", "chr22q", "chr22q"], "x0": " ", "xaxis": "x", "y": [8824, 7370.0, 21532, 23920.0, 13140.0, 10196, 23025, 20764, 27326, 8346.0, 7031, 18760, 23858, 8739, 20849, 20581, 16527, 21635, 7796, 10909], "y0": " ", "yaxis": "y"}, {"alignmentgroup": "True", "hovertemplate": "chrom=%{x}<br>length=%{y}<extra></extra>", "legendgroup": "chrXp", "marker": {"color": "#FFA15A"}, "name": "chrXp", "notched": false, "offsetgroup": "chrXp", "orientation": "v", "showlegend": true, "type": "box", "x": ["chrXp", "chrXp", "chrXp", "chrXp", "chrXp", "chrXp", "chrXp", "chrXp", "chrXp", "chrXp", "chrXp", "chrXp", "chrXp", "chrXp", "chrXp", "chrXp", "chrXp", "chrXp", "chrXp", "chrXp"], "x0": " ", "xaxis": "x", "y": [6456.0, 5927, 16250.0, 8607, 11329, 9901, 8081, 10520.0, 8304, 10471, 6943, 11945, 12633, 10806, 11922, 11104, 7310, 12542, 13204, 11026], "y0": " ", "yaxis": "y"}, {"alignmentgroup": "True", "hovertemplate": "chrom=%{x}<br>length=%{y}<extra></extra>", "legendgroup": "chrXq", "marker": {"color": "#19d3f3"}, "name": "chrXq", "notched": false, "offsetgroup": "chrXq", "orientation": "v", "showlegend": true, "type": "box", "x": ["chrXq", "chrXq", "chrXq", "chrXq", "chrXq", "chrXq", "chrXq", "chrXq", "chrXq", "chrXq", "chrXq", "chrXq", "chrXq", "chrXq", "chrXq", "chrXq", "chrXq", "chrXq", "chrXq", "chrXq"], "x0": " ", "xaxis": "x", "y": [4860.0, 4835, 4133, 6576.0, 5552, 6862, 5023, 8331, 5032.0, 5416.0, 4502, 5588.0, 5644, 7250.0, 6031, 5086, 5851, 4510, 5289, 4952], "y0": " ", "yaxis": "y"}, {"alignmentgroup": "True", "hovertemplate": "chrom=%{x}<br>length=%{y}<extra></extra>", "legendgroup": "chrYp", "marker": {"color": "#FF6692"}, "name": "chrYp", "notched": false, "offsetgroup": "chrYp", "orientation": "v", "showlegend": true, "type": "box", "x": ["chrYp", "chrYp", "chrYp", "chrYp", "chrYp", "chrYp", "chrYp", "chrYp", "chrYp", "chrYp", "chrYp", "chrYp", "chrYp", "chrYp", "chrYp", "chrYp", "chrYp", "chrYp", "chrYp", "chrYp"], "x0": " ", "xaxis": "x", "y": [11571, 12520.0, 12805, 14383, 9476.0, 10960.0, 11210.0, 13705, 10940.0, 11920.0, 10410.0, 13300.0, 9892, 10510.0, 9999, 10690.0, 10941, 14944, 12363, 9323], "y0": " ", "yaxis": "y"}, {"alignmentgroup": "True", "hovertemplate": "chrom=%{x}<br>length=%{y}<extra></extra>", "legendgroup": "chrYq", "marker": {"color": "#B6E880"}, "name": "chrYq", "notched": false, "offsetgroup": "chrYq", "orientation": "v", "showlegend": true, "type": "box", "x": ["chrYq", "chrYq", "chrYq", "chrYq", "chrYq", "chrYq", "chrYq", "chrYq", "chrYq", "chrYq", "chrYq", "chrYq", "chrYq", "chrYq", "chrYq", "chrYq", "chrYq", "chrYq", "chrYq", "chrYq"], "x0": " ", "xaxis": "x", "y": [4224, 5171, 9648, 4980.0, 4448.0, 5056, 6893, 6909, 7269, 6262, 5224, 5593, 4340, 5751, 6460.0, 4849, 8224.0, 4481, 4819, 93], "y0": " ", "yaxis": "y"}], "layout": {"boxmode": "overlay", "legend": {"title": {"text": "chrom"}, "tracegroupgap": 0}, "title": {"text": "Telomere Length by Chromosome"}, "xaxis": {"anchor": "y", "categoryarray": ["chr01p", "chr01q", "chr02p", "chr02q", "chr03p", "chr03q", "chr04p", "chr04q", "chr05p", "chr05q", "chr06p", "chr06q", "chr07p", "chr07q", "chr08p", "chr08q", "chr09p", "chr09q", "chr10p", "chr10q", "chr11p", "chr11q", "chr12p", "chr12q", "chr13p", "chr13q", "chr14p", "chr14q", "chr15p", "chr15q", "chr16p", "chr16q", "chr17p", "chr17q", "chr18p", "chr18q", "chr19p", "chr19q", "chr20p", "chr20q", "chr21p", "chr21q", "chr22p", "chr22q", "chrXp", "chrXq", "chrYp", "chrYq"], "categoryorder": "array", "domain": [0, 1], "title": {"text": "chrom"}}, "yaxis": {"anchor": "x", "domain": [0, 1], "title": {"text": "length"}}}}
